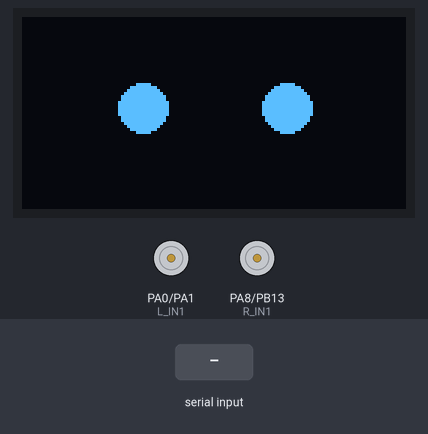
The sketch below on a simulated STM32 Blue Pill. Parts: 128×64 one-colour display, motor-driver pin pairs drawn as motors (green arrow = first pin HIGH = forward, orange = second pin HIGH = backward, longer = more drive). The inputs (shaded band) are chosen by the test bench. Random numbers use the default seed unless the sketch sets one.

Above: at 3.6 s.
3.7 s: "B" received over the second serial link
At 4.6 s:
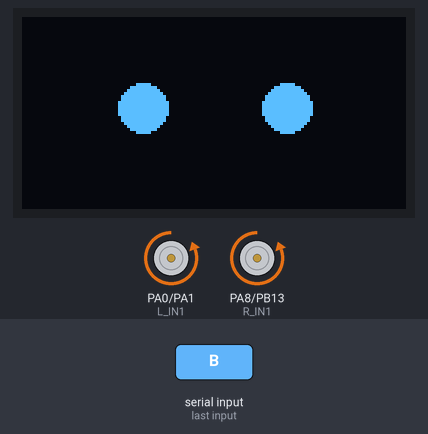
5.2 s: "R" received over the second serial link
At 7.06 s:
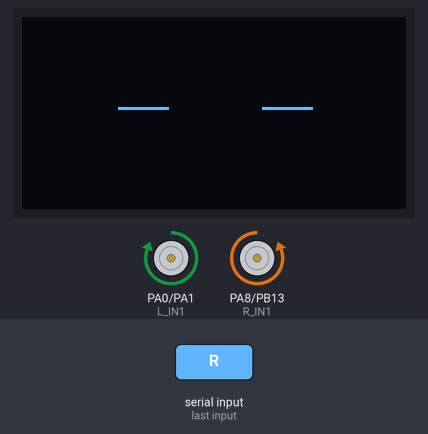
8.2 s: "L" received over the second serial link
At 9.2 s:
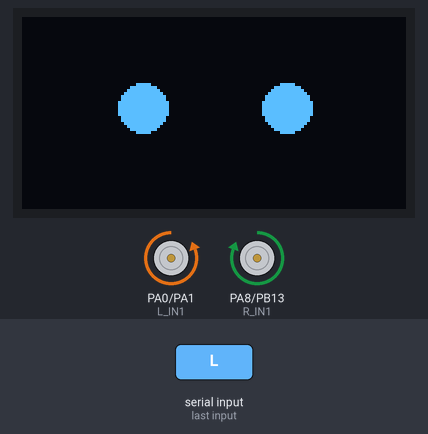
11.2 s: "F90\n" received over the second serial link
At 11.5 s:
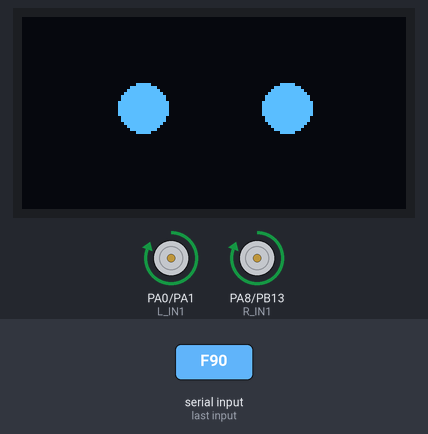
14.2 s: "M" received over the second serial link
At 15.0 s:
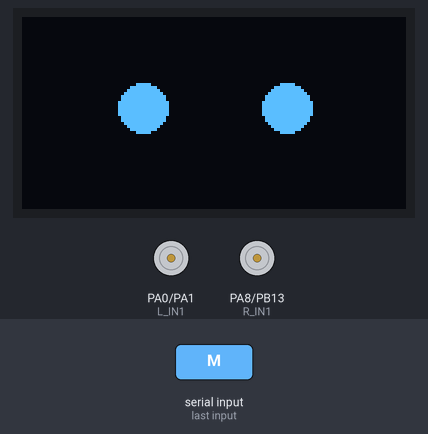
15.7 s: "F,45\n" received over the second serial link
At 17.49 s:
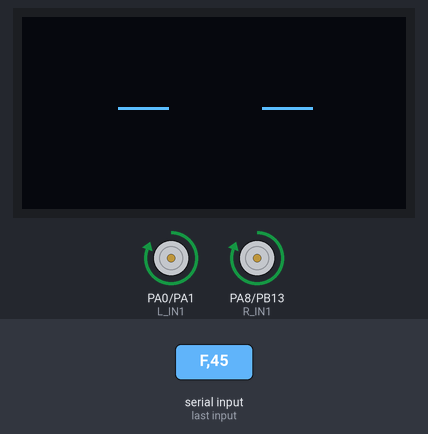
Timing chart, 0 to 19.0 s (numbered marks = the images above; inputs shaded):
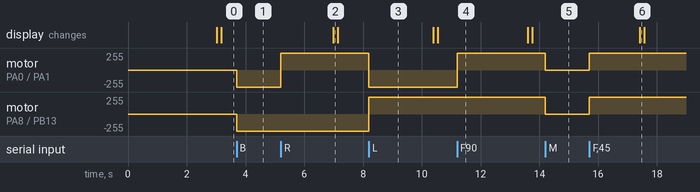

Measured:
- after the input at 3.7 s, motor on PA0 (L_IN1) / PA1 (L_IN2), motor on PA8 (R_IN1) / PB13 (R_IN2): stopped → backward 255/255 at once
- after the input at 5.2 s, motor on PA0 (L_IN1) / PA1 (L_IN2): backward 255/255 → forward 255/255 at once
- after the input at 8.2 s, motor on PA0 (L_IN1) / PA1 (L_IN2): forward 255/255 → backward 255/255 at once; motor on PA8 (R_IN1) / PB13 (R_IN2): backward 255/255 → forward 255/255 at once
- after the input at 11.2 s, motor on PA0 (L_IN1) / PA1 (L_IN2): backward 255/255 → forward 255/255 at once
- after the input at 14.2 s, motor on PA0 (L_IN1) / PA1 (L_IN2), motor on PA8 (R_IN1) / PB13 (R_IN2): forward 255/255 → stopped at once
- after the input at 15.7 s, motor on PA0 (L_IN1) / PA1 (L_IN2), motor on PA8 (R_IN1) / PB13 (R_IN2): stopped → forward 255/255 at once

The sketch:

STM32_ALL.ino
```cpp
#include <Arduino.h>
#include <U8g2lib.h>
#include <Wire.h>

HardwareSerial Serial2(PA3, PA2);   // รับคำสั่งจาก ESP32
HardwareSerial Serial3(PB11, PB10); // รับหน้าอารมณ์จาก AI
U8G2_SH1106_128X64_NONAME_F_HW_I2C u8g2(U8G2_R0, /* reset=*/ U8X8_PIN_NONE);

// พินมอเตอร์
#define L_IN1 PA0
#define L_IN2 PA1
#define R_IN1 PA8
#define R_IN2 PB13

// พินเซนเซอร์เดินตามเส้น
const int S[] = {PB0, PB1, PB5, PB4, PB3};

// ตัวแปรควบคุม
char current_cmd = 'S';
char current_emotion = 'N';
bool is_auto = false;

// ตัวแปรควบคุมตาพริบ
unsigned long last_blink_time = 0;
int blink_interval = 3000;
bool is_blinking = false;

void setup() {
  Serial2.begin(115200);
  Serial3.begin(115200);

  u8g2.begin();
  pinMode(L_IN1, OUTPUT); pinMode(L_IN2, OUTPUT);
  pinMode(R_IN1, OUTPUT); pinMode(R_IN2, OUTPUT);
  for(int i=0; i<5; i++) pinMode(S[i], INPUT);

  // โชว์หน้าเริ่มต้น
  u8g2.clearBuffer();
  u8g2.setFont(u8g2_font_ncenB14_tr);
  u8g2.drawStr(20, 40, "GO HUMI!");
  u8g2.sendBuffer();

  // สั่งหยุดมอเตอร์ชัวร์ๆ ตอนเปิดเครื่อง
  digitalWrite(L_IN1, LOW); digitalWrite(L_IN2, LOW);
  digitalWrite(R_IN1, LOW); digitalWrite(R_IN2, LOW);
}

void updateDisplay() {
  u8g2.clearBuffer();
  if (current_emotion == 'H') {
    u8g2.drawCircle(40, 25, 10); u8g2.drawCircle(88, 25, 10);
    u8g2.drawRFrame(44, 45, 40, 10, 5);
  } else if (current_emotion == 'S') {
    u8g2.drawCircle(40, 35, 5); u8g2.drawCircle(88, 35, 5);
    u8g2.drawArc(64, 60, 15, 0, 4);
  } else if (current_emotion == 'E') {
    u8g2.drawLine(30, 20, 50, 30); u8g2.drawLine(78, 30, 98, 20);
    u8g2.drawDisc(40, 35, 7); u8g2.drawDisc(88, 35, 7);
  } else if (current_emotion == 'W') { // Wink Eyes
    u8g2.drawDisc(40, 30, 8);
    u8g2.drawLine(80, 30, 96, 30);
    u8g2.drawRFrame(54, 45, 20, 8, 3);
  } else {
    if (is_blinking) {
      u8g2.drawLine(32, 30, 48, 30); u8g2.drawLine(80, 30, 96, 30);
    } else {
      u8g2.drawDisc(40, 30, 8); u8g2.drawDisc(88, 30, 8);
    }
  }
  u8g2.sendBuffer();
}

// ควบคุมมือ (Digital ล้วน ทรงพลังและไม่มีวันค้าง)
void runManualControl() {
  switch (current_cmd) {
    case 'F':
      digitalWrite(L_IN1, HIGH); digitalWrite(L_IN2, LOW);
      digitalWrite(R_IN1, HIGH); digitalWrite(R_IN2, LOW);
      break;
    case 'B':
      digitalWrite(L_IN1, LOW); digitalWrite(L_IN2, HIGH);
      digitalWrite(R_IN1, LOW); digitalWrite(R_IN2, HIGH);
      break;
    case 'R':
      digitalWrite(L_IN1, HIGH); digitalWrite(L_IN2, LOW);
      digitalWrite(R_IN1, LOW); digitalWrite(R_IN2, HIGH);
      break;
    case 'L':
      digitalWrite(L_IN1, LOW); digitalWrite(L_IN2, HIGH);
      digitalWrite(R_IN1, HIGH); digitalWrite(R_IN2, LOW);
      break;
    case 'S':
    default:
      digitalWrite(L_IN1, LOW); digitalWrite(L_IN2, LOW);
      digitalWrite(R_IN1, LOW); digitalWrite(R_IN2, LOW);
      break;
  }
}

// เดินตามเส้น (Digital ล้วน แก้ปัญหาล็อก PWM)
void runLineFollower() {
  int s0=digitalRead(S[0]), s1=digitalRead(S[1]), s2=digitalRead(S[2]), s3=digitalRead(S[3]), s4=digitalRead(S[4]);

  // ลอจิก: 1 = เจอเส้นดำ (ไฟดับ), 0 = เจอพื้นขาว (ไฟติด)
  if (s2 == 1) {
    // ตัวกลางทับเส้นดำ -> พุ่งไปข้างหน้า
    digitalWrite(L_IN1, HIGH); digitalWrite(L_IN2, LOW);
    digitalWrite(R_IN1, HIGH); digitalWrite(R_IN2, LOW);
  }
  else if (s1 == 1 || s0 == 1) {
    // ตัวซ้ายทับเส้นดำ -> เลี้ยวซ้ายกลับเข้าเส้น
    digitalWrite(L_IN1, LOW); digitalWrite(L_IN2, HIGH);
    digitalWrite(R_IN1, HIGH); digitalWrite(R_IN2, LOW);
  }
  else if (s3 == 1 || s4 == 1) {
    // ตัวขวาทับเส้นดำ -> เลี้ยวขวากลับเข้าเส้น
    digitalWrite(L_IN1, HIGH); digitalWrite(L_IN2, LOW);
    digitalWrite(R_IN1, LOW); digitalWrite(R_IN2, HIGH);
  }
  else {
    // หลุดเส้น -> เบรก
    digitalWrite(L_IN1, LOW); digitalWrite(L_IN2, LOW);
    digitalWrite(R_IN1, LOW); digitalWrite(R_IN2, LOW);
  }
}

void loop() {
  // --- รับคำสั่งจาก ESP32 ---
  if (Serial2.available() > 0) {
    char inChar = (char)Serial2.read();

    if (inChar == 'F' || inChar == 'B' || inChar == 'L' || inChar == 'R' || inChar == 'S') {
      current_cmd = inChar;
      is_auto = false;
    }
    else if (inChar == 'M') {
      is_auto = false;
      current_cmd = 'S';
      runManualControl(); // สลับโหมดปุ๊บ เบรกปั๊บ
    }
    else if (inChar == 'A') {
      is_auto = true;
    }
    else if (inChar == 'V') {
      // ดึงตัวเลขความเร็วทิ้งไปเลย เพื่อกันขยะตกค้างในระบบ (เพราะเราใช้ HIGH 100% แล้ว)
      Serial2.parseInt();
    }
  }

  // --- รับหน้าอารมณ์ ---
  if (Serial3.available()) {
    char emoChar = (char)Serial3.read();
    if (emoChar == 'H' || emoChar == 'S' || emoChar == 'E' || emoChar == 'N' || emoChar == 'W') {
      if (emoChar != current_emotion) {
        current_emotion = emoChar;
        updateDisplay();
      }
    }
  }

  // --- ลอจิกกระพริบตา ---
  if (current_emotion == 'N') {
    unsigned long current_time = millis();
    if (!is_blinking && (current_time - last_blink_time > blink_interval)) {
      is_blinking = true; last_blink_time = current_time; updateDisplay();
    }
    if (is_blinking && (current_time - last_blink_time > 150)) {
      is_blinking = false; last_blink_time = current_time;
      blink_interval = random(2000, 5000); updateDisplay();
    }
  }

  // --- เรียกลอจิกมอเตอร์ ---
  if (is_auto) runLineFollower();
  else runManualControl();
}
```
